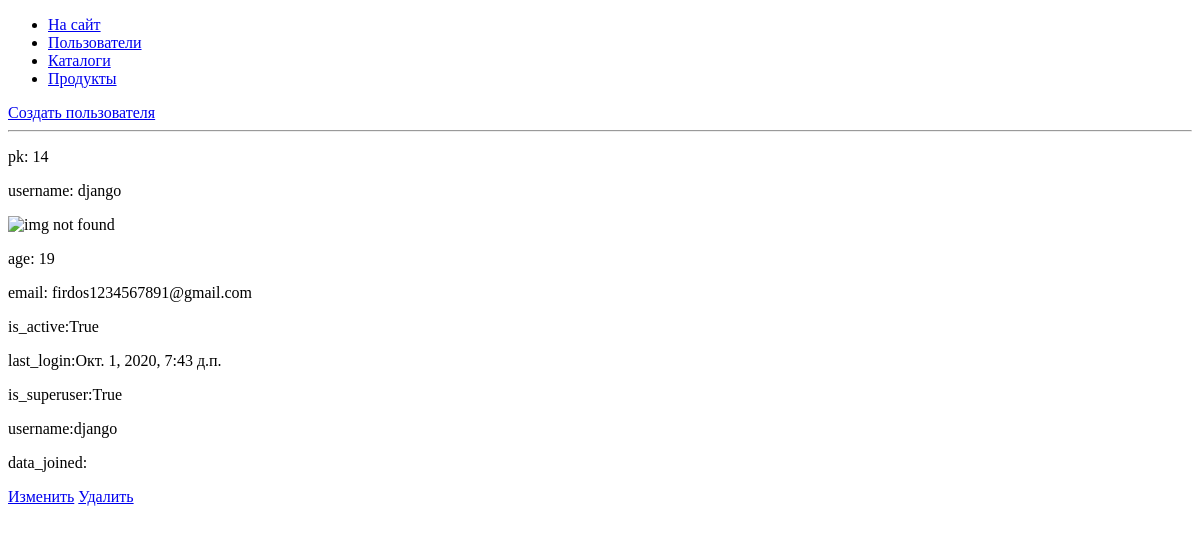
The page /adminapp/user/14/detail/ (signed in) on the database as committed earlier.
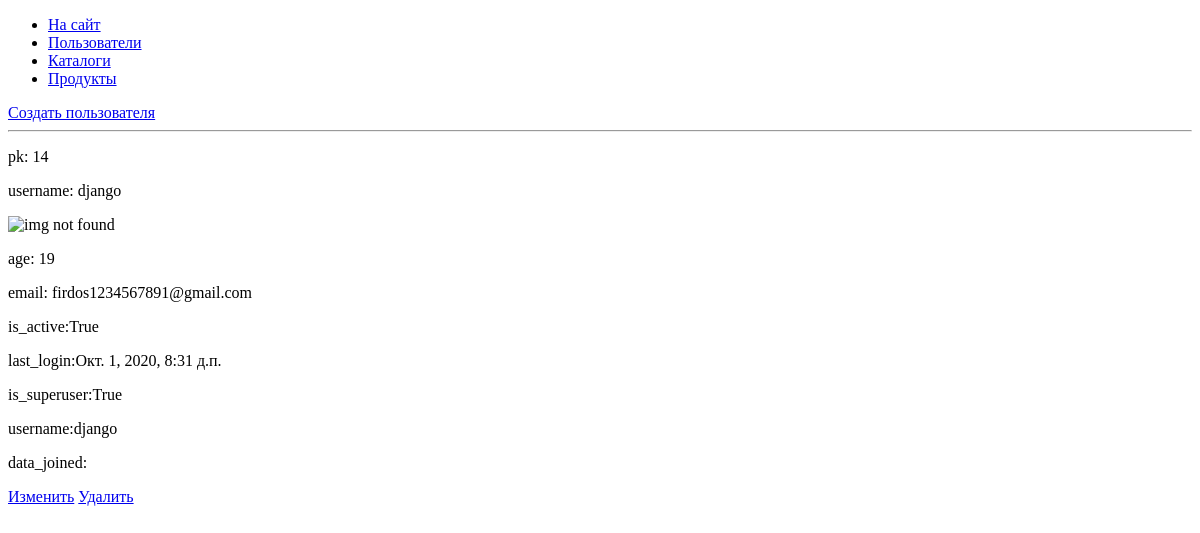
The same page on the database as committed later.
### authapp/models.py (models this page shows, shortened)
class CakeShopUser(AbstractUser):
    age = models.IntegerField(verbose_name='Возраст', null=True, blank=True)
    img = models.ImageField(verbose_name='Картинка', upload_to="user_img", blank=True)
    activation_key = models.CharField(max_length=USER_SIZE_KEY, blank=True, default=get_activation_key)
    activation_key_expires = models.DateTimeField(default=get_activation_key_expires)

### adminapp/views.py (the view)
# urls.py: path("user/<int:pk>/detail/", adminapp.UserDetail.as_view(), name="user_detail"),
class UserDetail(SuperUserClassMixin, PageMainTitleMixin, DetailView):
    main_title = "Users Detail"
    model = get_user_model()

### adminapp/views.py (called while the page is built)
def user_check(user):
    return user.is_superuser

    @method_decorator(user_passes_test(user_check))
    def dispatch(self, request, *args, **kwargs):
        return super().dispatch(request, *args, **kwargs)

    def get_context_data(self, *, object_list=None, **kwargs):
        data = super().get_context_data(object_list=None, **kwargs)
        data['main_title'] = self.main_title
        return data

### mainapp/context_processors.py (called while the page is built)
def time(request):
    return {
        "time": now()
    }

### adminapp/templates/authapp/cakeshopuser_detail.html
{% extends "adminapp/root.html"%}
{% block content %}
{% include "adminapp/includes/inc__admin_menu.html" %}
<a href="{% url 'adminapp:user_create' %}">Создать пользователя</a>
<div class="admin-block">
    <hr>
    <p>pk: {{ object.pk }}</p>
    <p>username: {{ object.username }}</p>
    <img src="/media/{{ object.img }}" width="300px" alt="img not found">
    <p>age: {{ object.age }}</p>
    <p>email: {{ object.email }}</p>
    <p>is_active:{{ object.is_active }}</p>
    <p>last_login:{{ object.last_login }}</p>
    <p>is_superuser:{{ object.is_superuser }}</p>
    <p>username:{{ object.username }}</p>
    <p>data_joined:{{ object.data_joined }}</p>
    <a href="{% url 'adminapp:user_change' pk=object.pk %}">Изменить</a>
    <a href="{% url 'adminapp:user_delete' pk=object.pk %}">Удалить</a>
</div>
{% endblock %}

Rows that differ between the two databases and show on the page:
changed CakeShopUser "django": last_login "Окт. 1, 2020, 7:43 д.п." → "Окт. 1, 2020, 8:31 д.п."
